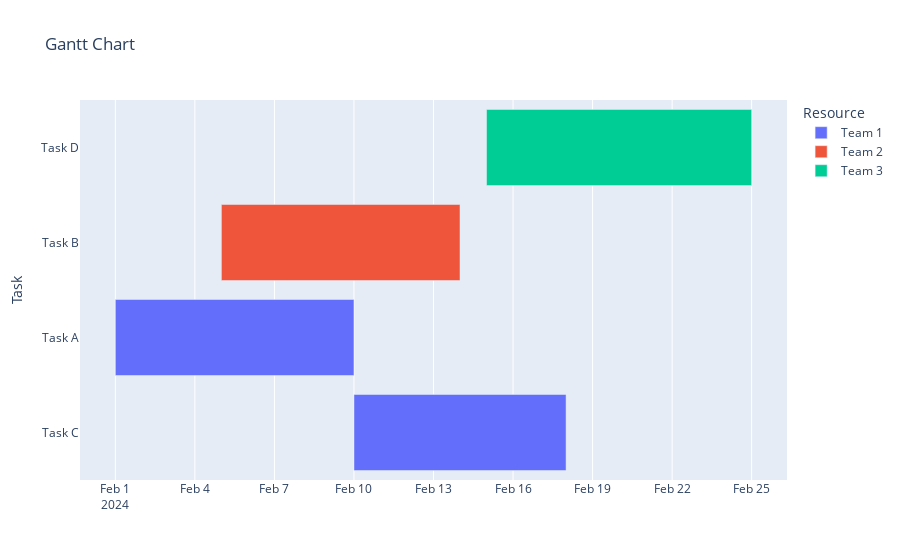

Notebook code cell kept with this figure:
### Markdown cell above
# 📅 Create Gantt Chart Using Python

### Code cell
import plotly.express as px
import pandas as pd

# Sample data
data = {
    'Task': ['Task A', 'Task B', 'Task C', 'Task D'],
    'Start': ['2024-02-01', '2024-02-05', '2024-02-10', '2024-02-15'],
    'Finish': ['2024-02-10', '2024-02-14', '2024-02-18', '2024-02-25'],
    'Resource': ['Team 1', 'Team 2', 'Team 1', 'Team 3']
}

df = pd.DataFrame(data)

# Create Gantt chart
fig = px.timeline(df, x_start="Start", x_end="Finish", y="Task", color="Resource", title="Gantt Chart")
fig.update_yaxes(categoryorder='total ascending')  # Sort tasks

fig.show()

### Figure 1 — Plotly figure (JSON) as saved in the notebook; plotly's stock layout.template omitted (floating-point values rounded to 4 significant figures)
{"data": [{"alignmentgroup": "True", "base": ["2024-02-01", "2024-02-10"], "hovertemplate": "Resource=Team 1<br>Start=%{base}<br>Finish=%{x}<br>Task=%{y}<extra></extra>", "legendgroup": "Team 1", "marker": {"color": "#636efa", "pattern": {"shape": ""}}, "name": "Team 1", "offsetgroup": "Team 1", "orientation": "h", "showlegend": true, "textposition": "auto", "type": "bar", "x": [777600000, 691200000], "xaxis": "x", "y": ["Task A", "Task C"], "yaxis": "y"}, {"alignmentgroup": "True", "base": ["2024-02-05"], "hovertemplate": "Resource=Team 2<br>Start=%{base}<br>Finish=%{x}<br>Task=%{y}<extra></extra>", "legendgroup": "Team 2", "marker": {"color": "#EF553B", "pattern": {"shape": ""}}, "name": "Team 2", "offsetgroup": "Team 2", "orientation": "h", "showlegend": true, "textposition": "auto", "type": "bar", "x": [777600000], "xaxis": "x", "y": ["Task B"], "yaxis": "y"}, {"alignmentgroup": "True", "base": ["2024-02-15"], "hovertemplate": "Resource=Team 3<br>Start=%{base}<br>Finish=%{x}<br>Task=%{y}<extra></extra>", "legendgroup": "Team 3", "marker": {"color": "#00cc96", "pattern": {"shape": ""}}, "name": "Team 3", "offsetgroup": "Team 3", "orientation": "h", "showlegend": true, "textposition": "auto", "type": "bar", "x": [864000000], "xaxis": "x", "y": ["Task D"], "yaxis": "y"}], "layout": {"barmode": "overlay", "legend": {"title": {"text": "Resource"}, "tracegroupgap": 0}, "title": {"text": "Gantt Chart"}, "xaxis": {"anchor": "y", "domain": [0, 1], "type": "date"}, "yaxis": {"anchor": "x", "categoryorder": "total ascending", "domain": [0, 1], "title": {"text": "Task"}}}}
